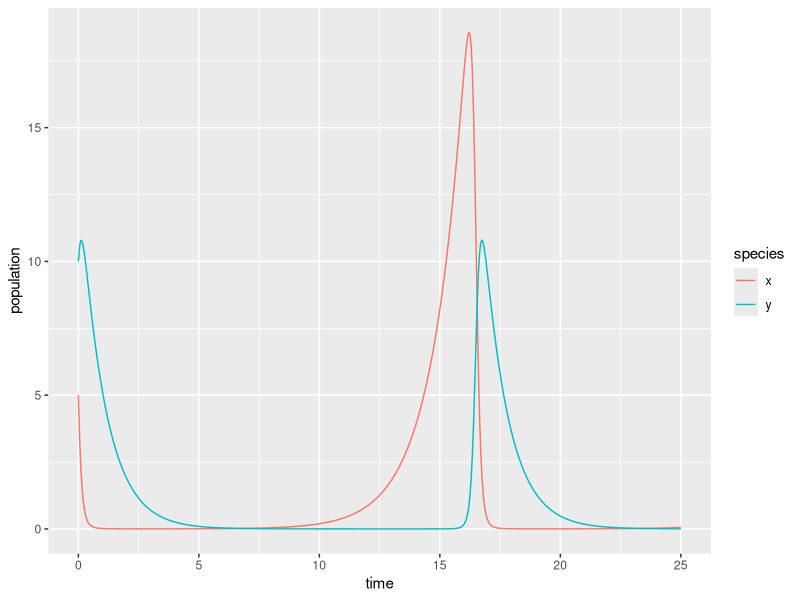

This chart was generated by the following R code:
## ---- chunk 1
knitr::opts_chunk$set(echo = TRUE)
library(tidyverse)
library(deSolve)
library(kableExtra)
## ---- chunk 2
# Create a sequence of times (days): 
time <- seq(0, 25, by = 0.05)

# Set some parameter values (these can change - keep it in mind):
parameters <- c(alpha = .75, beta = 0.8, delta = 0.5, gamma = 1)

# Set the initial condition (prey and predator populations at t = 0).
# Recall: x = prey, y = predator
init_cond <- c(x = 5, y = 10)

# Prepare the series of differential equations as a function: 
lk_equations <- function(time, init_cond, parameters) {
  with(as.list(c(init_cond, parameters)), {
    dxdt = alpha * x - beta * x * y
    dydt = delta * x * y - gamma * y
    return(list(c(dxdt, dydt)))
  })
}

# Find the approximate the solution using `deSolve::ode()`:
approx_lk <- ode(y = init_cond, times = time, func = lk_equations, parms = parameters)

# Check the class: 
class(approx_lk)

# We really want this to be a data frame, and we want both prey (x) and predator (y) to be in the same column -- we'll learn why in EDS 221 (tidy data)
approx_lk_df <- data.frame(approx_lk) %>% 
  pivot_longer(cols = c(x,y), names_to = "species", values_to = "population")

# Plot it! 
ggplot(data = approx_lk_df, aes(x = time, y = population)) +
  geom_line(aes(color = species))
